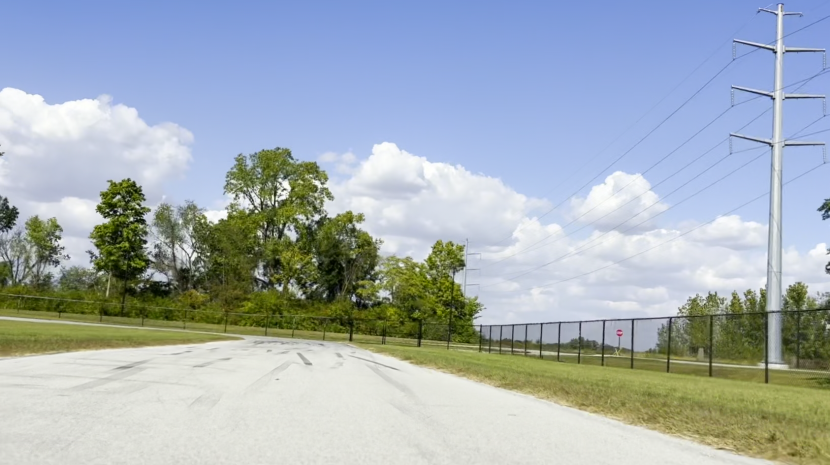
#> input picture src/autonomous_kart/autonomous_kart/nodes/opencv_pathfinder/track.png, 1659 x 930 px (shown at 1/2 size)
$ python -i label.py   (imports and definitions only)
#> lines starting #> are read from the running program, lines starting #| are printed output that depends on the picture; after the words box and inside, x2 and y2 are one past the last pixel; in counts of white or black regions, pixels touching at a corner belong together
import cv2 as cv
import numpy as np
import time
import math

KERNEL = np.ones((3,3), np.uint8)
LOWER_RED = np.array([0,0,70])
UPPER_RED = np.array([200,50,255])

# @param: Video
# @param: Percent of the road (top down)
# @param: Optimize if you want or dont want vectorized
#
# Note the rest of params are for search based algo
# [60 lines left out: function get_video_mask, not called in this run]

# Takes parameters for get_img_mask
# Return Coords and their angles
def get_img_angles(img, debug=False, percent=0.0, prev_right=None, prev_left=None, optimize=True, pixel_range=3, pic_offset=5, steps=40):
    image, right, left = get_img_mask(img, debug=debug, optimize=optimize, percent=percent, prev_right=prev_right, prev_left=prev_left, pixel_range=pixel_range, pic_offset=pic_offset, steps=steps)

    w = img.shape[1]
    width = w - 1 - pic_offset

    right_deg = get_angle((width, pic_offset), (width // 2, pic_offset), right)
    left_deg = get_angle((pic_offset, pic_offset), (width // 2, pic_offset), left)

    return (right_deg, left_deg)


# @param img: Image Matrix
# @param: Percent of the road (top down)
# @param: Optimize if you want or dont want vectorized
#
# @ret: Right and left angles of track
def get_img_mask(img: np.ndarray, debug=False, percent=0.0, prev_right=None, prev_left=None, optimize=True, pixel_range=3, pic_offset=5, steps=40):
    if img is None:
        print ('Error opening image!')
        return None, None, None

    # Roi mask for a portion of image
    h, w = img.shape[:2]
    height, width = h - 1 - pic_offset, w - 1 - pic_offset
    y_index = int(height * percent)

    roi_image = img[y_index:height, pic_offset:width]

    # Get hue mask
    image_hsv = get_hsv(roi_image)
    mask_red = cv.inRange(image_hsv, LOWER_RED, UPPER_RED)

    result = cv.morphologyEx(mask_red, cv.MORPH_OPEN, KERNEL)

    if prev_right is None:
        prev_right = (width, height)

    if prev_left is None:
        prev_left = (pic_offset, height)

    right = lookup_road_coord(result, prev_right, True, pic_offset=pic_offset, pixel_range=pixel_range)
    left = lookup_road_coord(result, prev_left, False, pic_offset=pic_offset, pixel_range=pixel_range)

    if right and left:
        return (result, right, left)

    if optimize:
        right = vectorized_road_coord(result, True)
        left = vectorized_road_coord(result, False)
    else:
        # Old algo logic, being included for future uses just in case
        right = find_road_coord(img, prev_right, True, optimize=optimize, pixel_range=pixel_range, pic_offset=pic_offset, steps=steps)
        left = find_road_coord(img, prev_left, False, optimize=optimize, pixel_range=pixel_range, pic_offset=pic_offset, steps=steps)

    if debug:
        draw_lines(result, right, left)

    return (result, right, left)

# Fast road lookup
# @ret: Rigth and left road coords
def vectorized_road_coord(img, right_side, pic_offset=5):
    h, w = img.shape[:2]
    height, width = h - 1 - pic_offset, w - 1 - pic_offset

    w_start = width if right_side else pic_offset
    w_end = width // 2
    h_start = height
    h_end = pic_offset

    if img[h_start, w_start] != 0:
        column = img[h_end:h_start + 1, w_start]
        inv = np.logical_not(column[::-1])
        idx = np.argmax(inv)
        return (w_start, h_start - idx)
    else:
        if right_side:
            row = img[h_start, w_end:w_start + 1][::-1]
            idx = np.argmax(row)
            return (w_start - idx, h_start)
        else:
            row = img[h_start, w_start:w_end + 1]
            idx = np.argmax(row)
            return (w_start + idx, h_start)

# O(1) road lookup
def lookup_road_coord(img, prev_pixel, right_side, pixel_range=6, pic_offset=5):
    h, w = img.shape[:2]
    height, width = h - 1 - pic_offset, w - 1 - pic_offset
    prev_width, prev_height, = prev_pixel[:2]

    if right_side:
        h_start = max(pic_offset, prev_height - pixel_range)
        h_end = min(height, prev_height + pixel_range)
        h_step = 1
        w_start = min(width, prev_width + pixel_range)
        w_end = max(width // 2, prev_width - pixel_range)
        w_step = -1
    else:
        h_start = max(pic_offset, prev_height - pixel_range)
        h_end = min(height, prev_height + pixel_range)
        h_step = 1
        w_start = max(pic_offset, prev_width - pixel_range)
        w_end = max(width // 2, prev_width + pixel_range)
        w_step = 1

    if (prev_width == width):
        if img[h_start, width].any():
            return None
        elif not img[h_end, width].any():
            return None
        else:
            for i in range(h_start, h_end + h_step, h_step):
                if img[i, width].any():
                    return (width, i)
    elif (prev_height == height):
        if img[height, w_start].any():
            return None
        elif not img[height, w_end].any():
            return None
        else:
            for i in range(w_start, w_end + w_step, w_step):
                if img[height, i].any():
                    return (i, height)
    else:
        return None

    return None


# Old algorithm to find the road coord
# Very optimized but still slower than vectorized operations
# [33 lines left out: function find_road_coord, not called in this run]

# Angle calc
def get_angle(zero_coord, middle_coord, road_coord):
    a = get_distance(road_coord, zero_coord)
    b = get_distance(zero_coord, middle_coord)
    c = get_distance(middle_coord, road_coord)

    numerator = a*a - c*c - b*b
    denominator = -2 * c * b

    rads = math.acos( numerator / denominator)
    return math.degrees(rads)

# Distance calc
def get_distance(point1, point2):
    dx = point1[0] - point2[0]
    dy = point1[1] - point2[1]
    return math.sqrt(dx*dx + dy *dy)

# If coords are within a certain threshold of each other
# [21 lines left out: functions within_difference, draw_lines, not called in this run]


# @param: Image
# @ret: Adaptive Gaussain threshold
def get_threshold(img):
    return cv.adaptiveThreshold(img,255,cv.ADAPTIVE_THRESH_GAUSSIAN_C, cv.THRESH_BINARY,11,2)


# @param: Threshold
# @ret: Traditional contours
# [17 lines left out: functions get_contours, get_gradient, not called in this run]

# @param: Takes a str file path
# @ret: Return a video
def get_video(path: str):
    return cv.VideoCapture(path)

# @param: Takes a str file path
# @ret: Photo as a matrix
def get_image(path: str):
    return cv.imread(cv.samples.findFile(path), cv.IMREAD_COLOR)

# @param: Photo matrix
# @ret: HSV representation
def get_hsv(img: np.ndarray):
    return cv.cvtColor(img, cv.COLOR_BGR2HSV)

# @param: Photo matrix
# @ret: Grayscale representation
def get_greyscale(img: np.ndarray):
    return cv.cvtColor(img, cv.COLOR_BGR2GRAY)

# Logic for closing image window
# [7 lines left out: function display_img, not called in this run]


# [19 lines of commented-out code are left out]

>>> import cv2
>>> picture = cv2.imread('track.png')
#> picture is the input picture: shape (930, 1659, 3); mean B, G, R 181.8, 175.5, 164.7
>>> result = get_img_angles(picture)
#> in get_img_mask, `roi_image = img[y_index:height, pic_offset:width]`:
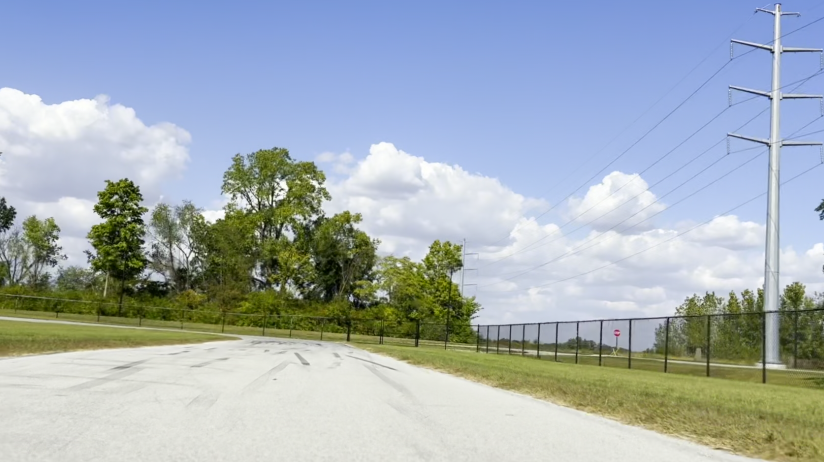
#> roi_image: shape (924, 1648, 3) (shown at 1/2 size); mean B, G, R 181.7, 175.3, 164.4
#> in get_hsv, `return cv.cvtColor(img, cv.COLOR_BGR2HSV)`: returned value: shape (924, 1648, 3); mean H, S, V 76.8, 68.4, 196.2
#> in get_img_mask, `mask_red = cv.inRange(image_hsv, LOWER_RED, UPPER_RED)`:
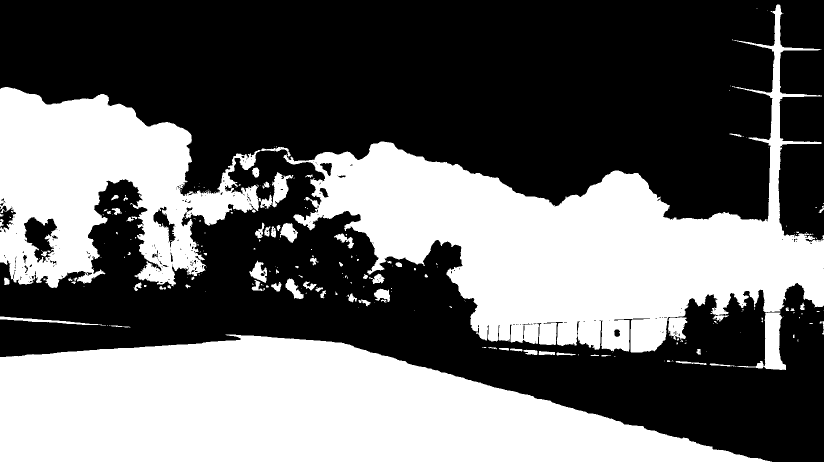
#> mask_red: shape (924, 1648) (shown at 1/2 size); 41.6% white; 244 white regions (164 under 20 px), largest, box (x1, y1, x2, y2) and area: (0, 669, 1544, 924) 259424, (567, 9, 1648, 705) 239636, (0, 174, 581, 576) 116899
#> in get_img_mask, `result = cv.morphologyEx(mask_red, cv.MORPH_OPEN, KERNEL)`:
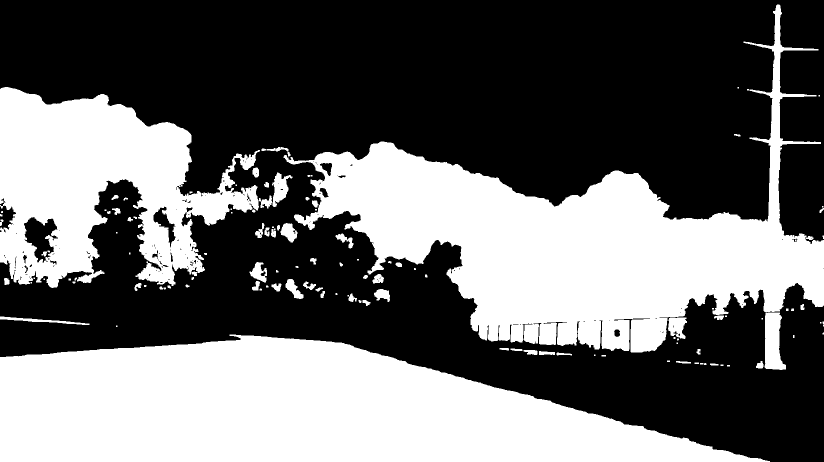
#> result: shape (924, 1648) (shown at 1/2 size); 41.4% white; 128 white regions (45 under 20 px), largest, box (x1, y1, x2, y2) and area: (0, 669, 1540, 924) 259399, (567, 9, 1648, 705) 238456, (0, 174, 520, 576) 115590
#> in vectorized_road_coord, `row = img[h_start, w_end:w_start + 1][::-1]`: row = 822 values from 0 to 255
#> in vectorized_road_coord, `idx = np.argmax(row)`: idx = 119
#> in get_img_mask, `right = vectorized_road_coord(result, True)`: right = (1523, 918)
#> in get_img_mask, `left = vectorized_road_coord(result, False)`: left = (5, 713)
#> in get_img_angles, `image, right, left = get_img_mask(img, debug=debug, optimize=optimize,..`: right = (1523, 918); left = (5, 713)
#> in get_distance, `dx = point1[0] - point2[0]`: dx = -130
#> in get_distance, `dy = point1[1] - point2[1]`: dy = 913
#> in get_angle, `a = get_distance(road_coord, zero_coord)`: a = 922.2
#> in get_angle, `c = get_distance(middle_coord, road_coord)`: c = 1148.6
#> in get_angle, `numerator = a*a - c*c - b*b`: numerator = -1152838
#> in get_angle, `denominator = -2 * c * b`: denominator = -1899853.5
#> in get_angle, `rads = math.acos( numerator / denominator)`: rads = 0.919
#> in get_img_angles, `right_deg = get_angle((width, pic_offset), (width // 2, pic_offset), r..`: right_deg = 52.64
#> in get_img_angles, `left_deg = get_angle((pic_offset, pic_offset), (width // 2, pic_offset..`: left_deg = 40.77
#> result = (52.64, 40.77)
